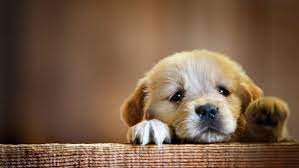
//> input picture Project2/x64/Debug/dog.jpeg, 299 x 168 px
$ ./c ../x64/Debug/dog.jpeg   (built with g++ and OpenCV 4)
//> lines starting //> are read from the running program, lines starting //| are printed output that depends on the picture
#include <stdio.h>
#include <iostream>
#include<opencv2\core\core.hpp>
#include <opencv2\opencv.hpp>
#include <opencv2\imgproc\imgproc.hpp>

using namespace cv;
using namespace std;

int main(int argc, char* argv[])
{
	Mat img = imread(argv[1], 1);
//> img is the input picture: 168 rows x 299 cols, CV_8UC3; mean B, G, R 71, 92.5, 120.2

	//check whether the image is available
	if (!img.data) {
		cout << "Could not find the image!" << endl;
		return -1;
	}

	int height = img.rows;
//> height = 168
	int width = img.cols;
//> width = 299
	int widthstep = img.step;
//> widthstep = 897
	int ch = img.channels();
//> ch = 3

	//Print height, width, channels
	printf("height: %d, width:%d, Channels: %d", height, width, ch);
//| height: 168, width:299, Channels: 3

	//Making a pixel into white
	//img.at<uchar>(10, 10) = 255;

	Mat gray(height, width, CV_8UC1, Scalar(0));
	cvtColor(img, gray, COLOR_BGR2GRAY);
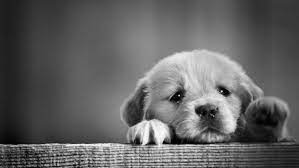
//> gray: 168 rows x 299 cols, CV_8UC1; min 0, max 254, mean 98.3

	Mat copy(height, width, CV_8UC3, Scalar(0, 0, 0));

	for (int y = 0; y < height; y++) {
		for (int x = 0; x < width; x++) {
			copy.at<Vec3b>(y, x) = img.at<Vec3b>(y, x);
		}
	}

	//allocate memory for all the intensity values
    int hist[256];

	//Initialize "0" to all the array elements
	for (int i = 0; i < 256; i++)
	{
		hist[i] = 0;
	}

	//Count one by one pixel for each intensity value
	for (int y = 0; y < height; y++) {
		for (int x = 0; x < width; x++) {
			hist[(int)gray.at<uchar>(y, x)] = hist[(int)gray.at<uchar>(y, x)]+ 1;
		}
	}
//> after the loop, hist = 256 values, max 674 at index 96, min 0 at index 255, mean 196.2


	//print the hist array
	for (int i = 0; i < 256; i++)
	{
		cout << i << ":" << hist[i] << endl;

	}
//> this loop made 256 passes
//| 0:1
//| 1:23
//| 2:28
//| 3:35
//| 4:55
//| 5:40
//| 6:52
//| 7:48
//> (output is shown up to pass 8 of 256)

	//create an image to display the histogram
	int hist_w = 512;
	int hist_h = 400;
	int bin_w = cvRound((double)hist_w / 256);

	Mat histImage(hist_h, hist_w, CV_8UC1, Scalar(255));

	//Find the maximum number of pixels from histogram array
	int max = hist[0];
//> max = 1
	for (int i = 0; i < 256; i++)
	{
		if (max < hist[i]) {
			max = hist[i];
		}
	}
//> this loop made 256 passes
//> max on passes 2, 3, 4, 5, 13, 17, 19, 22, 23, 25, 26, 29: 23, 28, 35, 55, 59, 68, 70, 82, 92, 95, 114, 117
//> after the loop, max = 674

	//Normalize the histogram array values between 0 and histogram window height
	for (int i = 0; i < 256; i++)
	{
		hist[i] = ((double)hist[i] / max) * histImage.rows;
	}
//> after the loop, hist = 256 values, max 400 at index 96, min 0 at index 0, mean 115.9

	//Draw the lines on histogram window
	for (int i = 0; i < 256; i++)
	{
		line(histImage, Point(bin_w * (i), hist_h), Point(bin_w * (i), hist_h - hist[i]), Scalar(0), 1, 8, 0);
	}
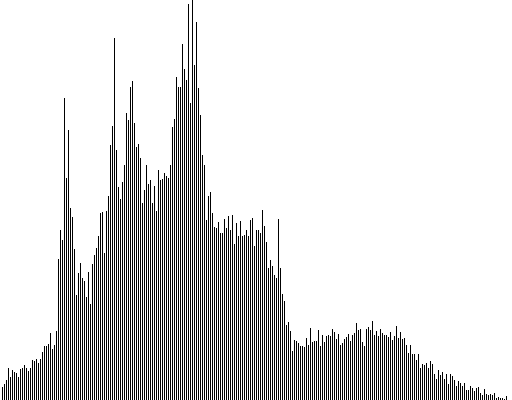
//> histImage: 400 rows x 512 cols, CV_8UC1; 85.5% white; black in thin lines or dots


	namedWindow("Image");
	imshow("Image", img);

	namedWindow("GRAY");
	imshow("GRAY", gray);

	namedWindow("Copy");
	imshow("COPY", copy);

	namedWindow("Histogram");
	imshow("Histogram", histImage);

	waitKey(0);
	return 0;

}
